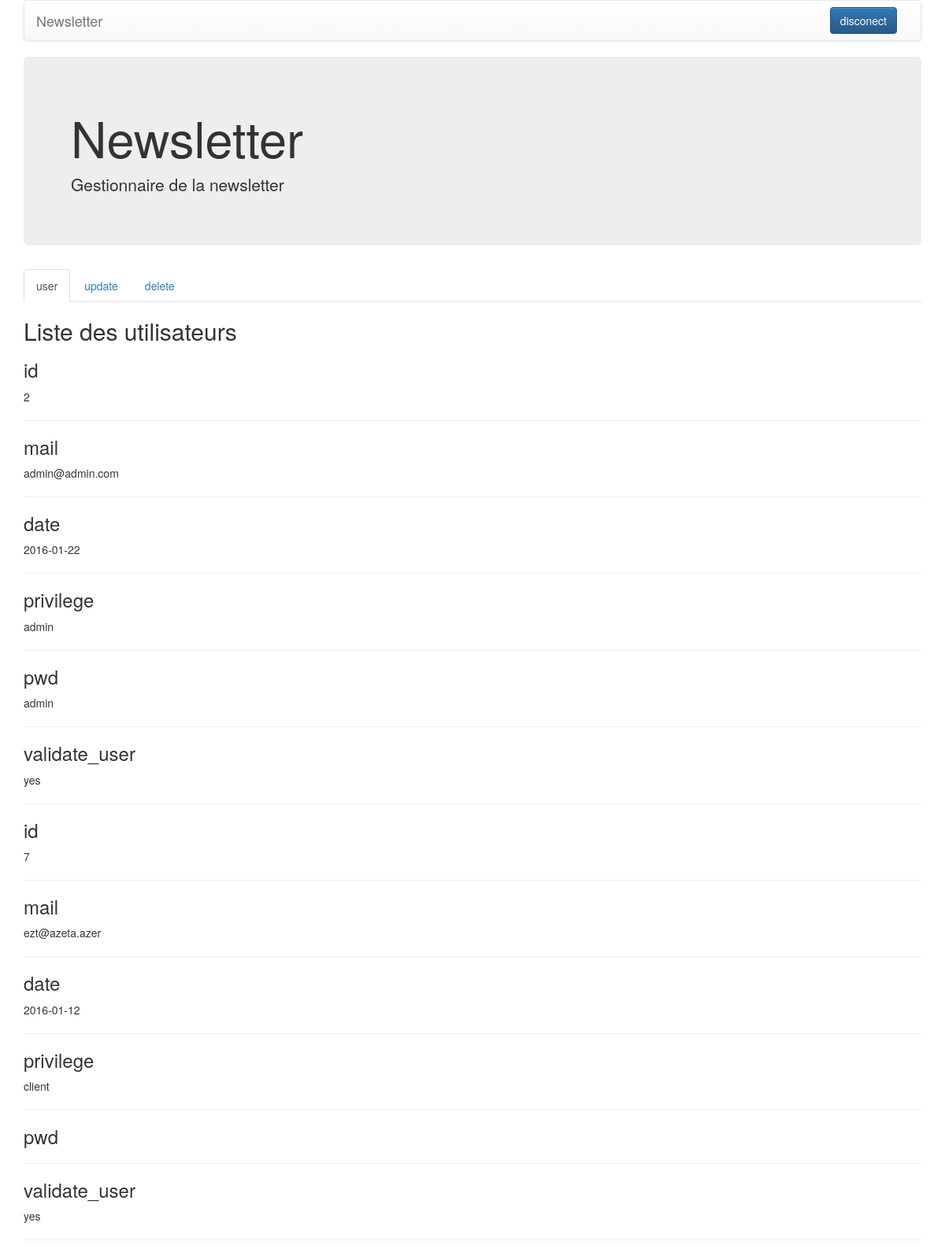
The page /platform.php (signed in) on the database its author committed.
### tables this page shows
CREATE TABLE IF NOT EXISTS `users` (
  `id` int(11) NOT NULL AUTO_INCREMENT,
  `mail` varchar(255) NOT NULL,
  `date` date NOT NULL,
  `privilege` enum('admin','client') NOT NULL,
  `pwd` varchar(255) DEFAULT NULL,
  `validate_user` enum('yes','no') NOT NULL,
  PRIMARY KEY (`id`)
);

### platform.php (called while the page is built, shortened)
<?php
include "inc/connect.php";
include "inc/functions.php";
$all_mail = get_mail($connexion);
include 'inc/template/header.php';
include 'inc/template/admin_page.php';
include 'inc/template/footer.php';
 ?>

### inc/functions.php (called while the page is built, shortened)
<?php
function get_mail($connexion){
$query = "SELECT * FROM users WHERE validate_user = 'yes'" ;
$preparedStatement = $connexion->prepare($query);
$preparedStatement->execute();
return $result = $preparedStatement->fetchAll(PDO::FETCH_ASSOC);
}

### inc/template/admin_page.php (the view, shortened to what this page needs)
      <div class="jumbotron">
        <h1>Newsletter</h1>
        <p>Gestionnaire de la newsletter</p>
      </div>
      <div id="content">
    <ul id="tabs" class="nav nav-tabs" data-tabs="tabs">
        <li class="active"><a href="#red" data-toggle="tab">user</a></li>
        <li><a href="#orange" data-toggle="tab">update</a></li>
        <li><a href="#delete" data-toggle="tab">delete</a></li>
    </ul>
    <div id="my-tab-content" class="tab-content">
        <div class="tab-pane active" id="red">
            <h2>Liste des utilisateurs</h2>
            <?php foreach ($all_mail as $key => $value) {
             foreach ($all_mail[$key] as $key => $value) {
              echo "<h3>".$key."</h3><p>".$value."</p><hr/>";
             }
            } ?>
        </div>
    </div>
</div>

### inc/template/header.php (shortened to what this page needs)
<!doctype html>
<html lang="fr"><head>
<link rel="stylesheet" href="https://maxcdn.bootstrapcdn.com/bootstrap/3.3.6/css/bootstrap.min.css">
<link rel="stylesheet" href="https://maxcdn.bootstrapcdn.com/bootstrap/3.3.6/css/bootstrap-theme.min.css">
  </head>
  <body>
    <div class="container">
      <nav class="navbar navbar-default">
        <div class="container-fluid">
          <div class="navbar-header">
            <a class="navbar-brand" href="index.php">Newsletter</a>
          </div>
          <div id="navbar" class="navbar-collapse collapse">
        <?php if (!empty($_SESSION['user'])): ?>
         <form id="disconect" action="disconnect.php" method="POST" class="navbar-form navbar-right" role="form">
           <button type="submit" class="btn btn-primary">disconect</button>
        </form>
        <?php endif ?>
          </div>
        </div>
      </nav>

### inc/template/footer.php (shortened to what this page needs)
  </div>
</body></html>

### rows shown on the page
users: key "id", id "2", key "mail", mail "admin@admin.com", key "date", date "2016-01-22", key "privilege", privilege "admin", key "pwd", pwd "admin", key "validate_user", validate_user "yes"
users: key "id", id "7", key "mail", mail "ezt@azeta.azer", key "date", date "2016-01-12", key "privilege", privilege "client", key "pwd", key "validate_user", validate_user "yes"
